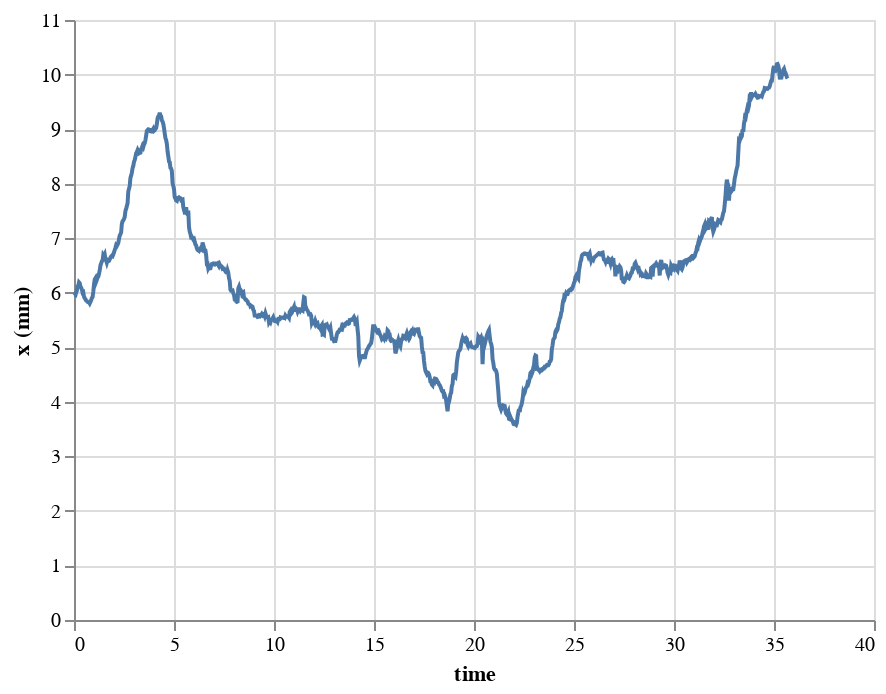

Notebook cell for this chart:
### Code cell
df2 = df[df['bodypart'] == 'thorax']

df_dalotia = df2[df2['beetle_treatment'] == 'dalotia']
df_sceptobius = df2[df2['beetle_treatment'] == 'sceptobius']

df_dalotia.head(100)
alt.Chart(df_dalotia.head(1000)).mark_line().encode(
    x='time',
    y='x (mm)'
)

### Figure 1 — Vega-Lite specification as saved in the notebook (floating-point values rounded to 4 significant figures; data arrays with more than 128 entries replaced by an {"elided": "..."} marker saying what was removed)
{"$schema": "https://vega.github.io/schema/vega-lite/v2.6.0.json", "config": {"view": {"height": 300, "width": 400}}, "data": {"name": "data-6efb21ef5b811e3f730cda79cbb25c9a"}, "datasets": {"data-6efb21ef5b811e3f730cda79cbb25c9a": {"elided": "1000 records"}}, "encoding": {"x": {"field": "time", "type": "quantitative"}, "y": {"field": "x (mm)", "type": "quantitative"}}, "mark": "line"}
